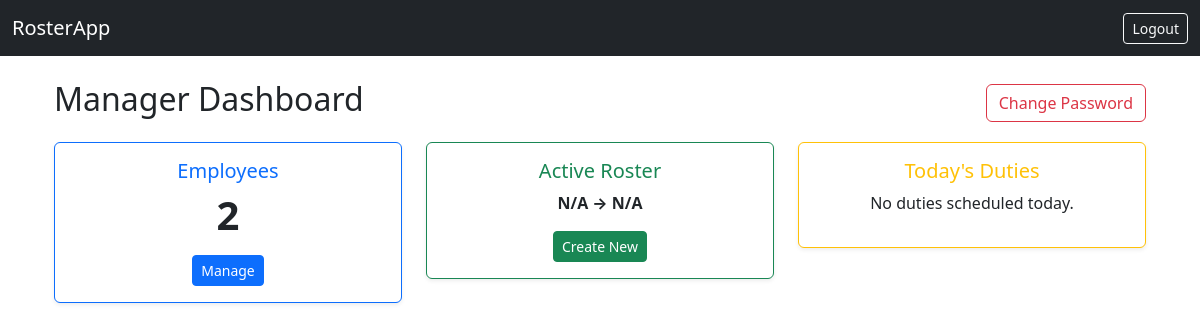
Before: / (signed in) with the older database file.
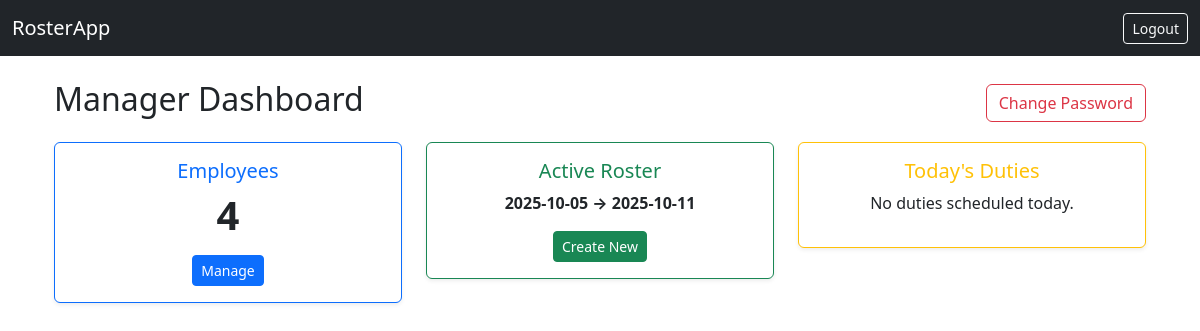
After: the same page with the newer database file.
### tables this page shows
CREATE TABLE roster (
            roster_id  INTEGER PRIMARY KEY AUTOINCREMENT,
            start_date TEXT,
            end_date   TEXT,
            pdf_file   TEXT,  -- Path to the generated PDF
            created_at TEXT DEFAULT CURRENT_TIMESTAMP,
            edited_on  TEXT
        );

### app/routes.py (the view)
@bp.route("/")
def dashboard():
    conn = get_db()
    cursor = conn.cursor()
    cursor.execute("SELECT COUNT(*) FROM staff")
    employee_count = cursor.fetchone()[0]
    cursor.execute("SELECT * FROM roster ORDER BY created_at DESC LIMIT 1")
    latest_roster = cursor.fetchone()
    if latest_roster is None:
        latest_roster = {"start_date": "N/A", "end_date": "N/A"}
    today_str = date.today().strftime("%Y-%m-%d")
    cursor.execute("""
        SELECT s.name, ra.shift, ra.hours, ra.note
        FROM roster_assignments ra
        JOIN staff s ON ra.employee_id = s.staff_id
        WHERE ra.duty_date = ?
        ORDER BY ra.shift
    """, (today_str,))
    today_duties = cursor.fetchall()
    return render_template(
        "dashboard.html",
        username=session.get("username"),
        employee_count=employee_count,
        latest_roster=latest_roster,
        today_duties=today_duties
    )

### app/database.py (called while the page is built)
def get_db():
    if 'db' not in g:
        db_path = current_app.config.get('DATABASE', 'roster.db')
        db_dir = os.path.dirname(db_path)
        if db_dir:
            os.makedirs(db_dir, exist_ok=True)
        g.db = sqlite3.connect(db_path)
        g.db.row_factory = sqlite3.Row
    return g.db

### app/routes.py (called while the page is built)
@bp.before_request
def require_login():
    if "manager_id" not in session and request.endpoint not in ("main.login", "main.static"):
        flash("Please log in to access this page.", "warning")
        return redirect(url_for("main.login"))

### app/templates/dashboard.html (shortened to what this page needs)
{% extends "base.html" %}
{% block content %}
<div class="container mt-4">
    <div class="d-flex justify-content-between align-items-center mb-3">
        <h2> Manager Dashboard</h2>
           <a href="{{ url_for('main.change_password') }}"class="btn btn-outline-danger">
             Change Password
        </a>
    </div>
    <div class="row mb-4">
        <div class="col-md-4">
            <div class="card text-center shadow-sm border-primary">
                <div class="card-body">
                    <h5 class="card-title text-primary"> Employees</h5>
                    <p class="display-6 fw-bold">{{ employee_count }}</p>
                    <a href="{{ url_for('main.employees') }}" class="btn btn-sm btn-primary">Manage</a>
                </div>
            </div>
        </div>
        <div class="col-md-4">
            <div class="card text-center shadow-sm border-success">
                <div class="card-body">
                    <h5 class="card-title text-success"> Active Roster</h5>
                    {% if latest_roster %}
                    <p class="fw-bold">{{ latest_roster['start_date'] }} → {{ latest_roster['end_date'] }}</p>
                    {% else %}
                    <p>No roster created yet.</p>
                    {% endif %}
                    <a href="{{ url_for('main.rosters') }}" class="btn btn-sm btn-success">Create New</a>
                </div>
            </div>
        </div>
        <div class="col-md-4">
            <div class="card text-center shadow-sm border-warning">
                <div class="card-body">
                    <h5 class="card-title text-warning"> Today's Duties</h5>
                    {% if today_duties %}
                    <ul class="list-group list-group-flush">
                        {% for duty in today_duties %}
                        <li class="list-group-item d-flex justify-content-between">
                            <span>{{ duty['employee'] }}</span>
                            <small>{{ duty['start_time'] }}–{{ duty['end_time'] }}</small>
                        </li>
                        {% endfor %}
                    </ul>
                    {% else %}
                    <p>No duties scheduled today.</p>
                    {% endif %}
                </div>
            </div>
        </div>
    </div>
</div>
{% endblock %}

### app/templates/base.html (shortened to what this page needs)
<!DOCTYPE html>
<html lang="en">
<head>
    <link href="https://cdn.jsdelivr.net/npm/bootstrap@5.3.2/dist/css/bootstrap.min.css" rel="stylesheet">
</head>
<body>
<nav class="navbar navbar-expand-lg navbar-dark bg-dark mb-4">
    <div class="container-fluid">
        <a class="navbar-brand" href="{{ url_for('main.dashboard') }}">RosterApp</a>
        <div>
            {% if session.get('manager_id') %}
                <a href="{{ url_for('main.logout') }}" class="btn btn-outline-light btn-sm">Logout</a>
            {% endif %}
        </div>
    </div>
</nav>
<div class="container">
    {% block content %}{% endblock %}
</div>
</body>
</html>

Changed rows visible on the page:
added roster: start_date "2025-10-05", end_date "2025-10-11"
Other visible differences:
{{ employee_count }}: "2" → "4"
{{ latest_roster['start_date'] }}: "N/A" → (not shown)
{{ latest_roster['end_date'] }}: "N/A" → (not shown)
